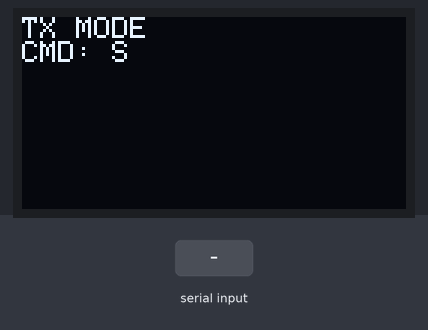
A sketch run on a simulated Arduino Uno, built with avr-gcc and run on an emulated ATmega328P. Shown: 128×64 one-colour display. Inputs (shaded band) come from the test bench. No radio packets arrive unless stated.

Above: at 1.2 s.
1.3 s: "1" received over Serial
At 1.6 s:
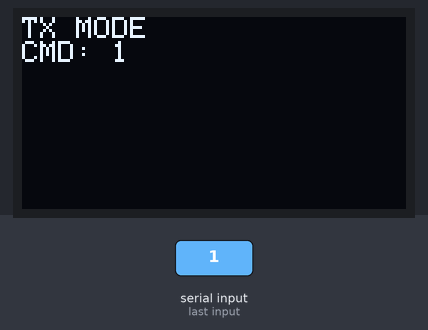
2.8 s: "0" received over Serial
At 3.1 s:
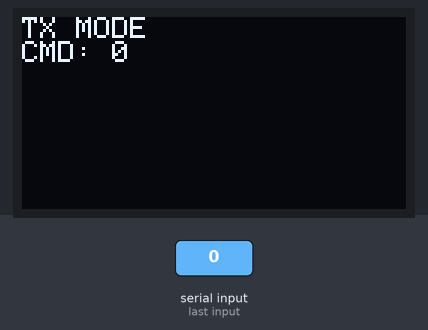
4.3 s: "2" received over Serial
Timing chart, 0 to 7.3 s (numbered marks = the images above; inputs shaded):
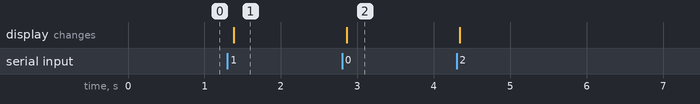

Measured:
- after the input at 1.3 s, the display: changes after 0.09 s (image 1)
- after the input at 2.8 s, the display: changes after 0.06 s (image 2)

The sketch:

RCC12_Hybrid_Robot_Car_Voice_Bluetooth_NRF_Tx.ino
```cpp
#include <SPI.h>
#include <nRF24L01.h>
#include <RF24.h>
#include <Wire.h>
#include <Adafruit_GFX.h>
#include <Adafruit_SSD1306.h>

// ---------------- NRF24 ----------------
RF24 radio(A3, A2); // CE, CSN
const byte address[6] = "00001";

// ---------------- OLED ----------------
Adafruit_SSD1306 display(128, 64, &Wire, -1);

// ---------------- DATA ----------------
char command = 'S';   // Default STOP

void setup() {
  Serial.begin(9600);   // HC-05 baud rate

  // OLED
  display.begin(SSD1306_SWITCHCAPVCC, 0x3C);
  display.clearDisplay();
  display.setTextSize(1);
  display.setTextColor(WHITE);

  // NRF24
  radio.begin();
  radio.openWritingPipe(address);
  radio.setChannel(108);
  radio.setPALevel(RF24_PA_LOW);
  radio.stopListening();
}

void loop() {

  // ---------- READ BLUETOOTH ----------
  if (Serial.available()) {
    command = Serial.read();   // F B L R S
    radio.write(&command, sizeof(command));
  }

  // ---------- OLED ----------
  display.clearDisplay();
  display.setCursor(0, 0);
  display.println("TX MODE");
  display.print("CMD: ");
  display.println(command);
  display.display();

  delay(50);
}
```
